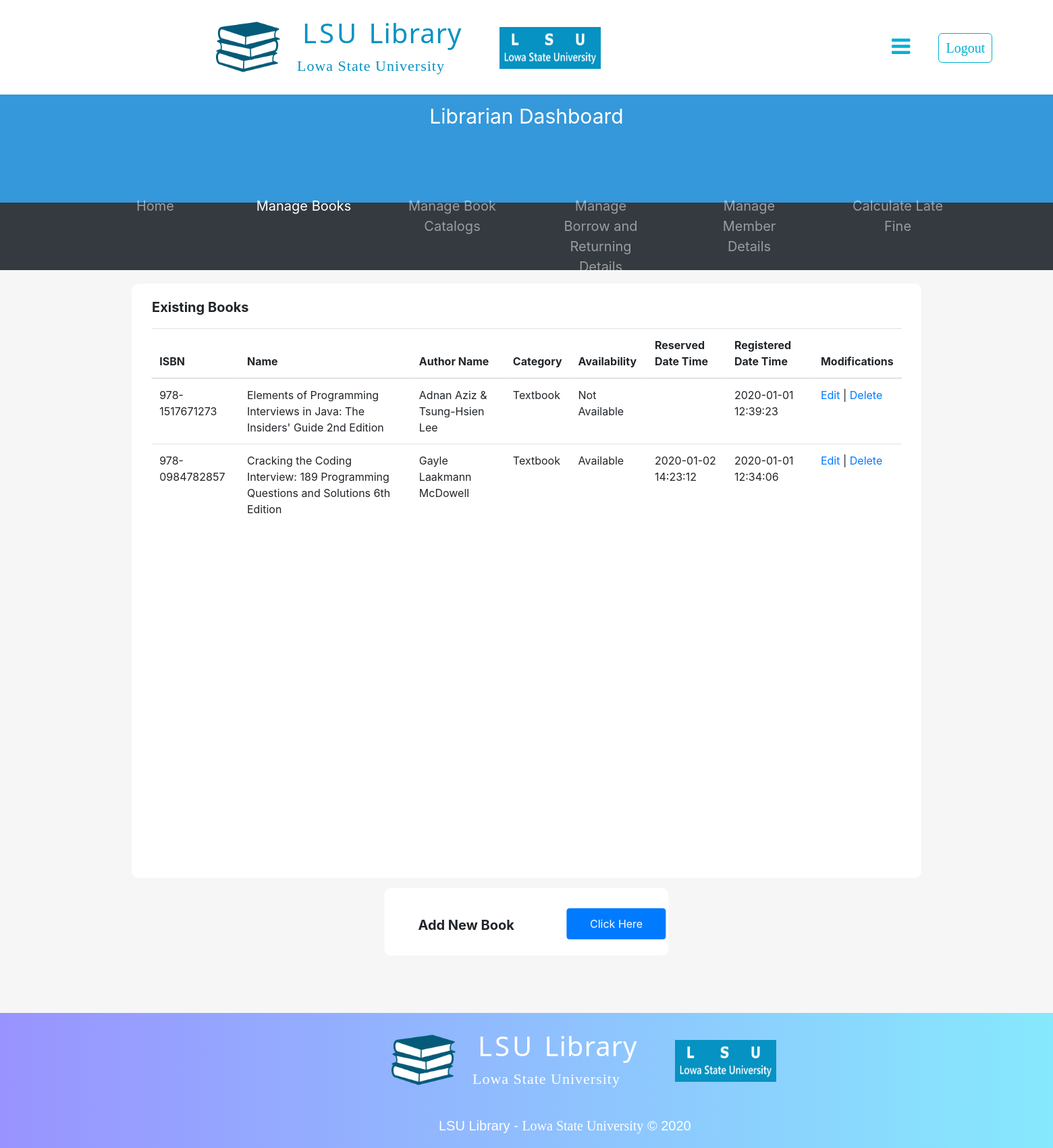
Page /librarianDashboard/1.manageBooks/manageBooks.php on the committed database.
### tables this page shows
CREATE TABLE Book(
  ISBN VARCHAR(17) NOT NULL,
  Name VARCHAR(200) NOT NULL,
  bcCategoryID INT(8) NOT NULL,
  baAvailabilityID INT(8) NOT NULL,
  ReserveDateTime DATETIME,
  RegisteredDateTime DATETIME DEFAULT CURRENT_TIMESTAMP,
  PRIMARY KEY (ISBN),
  FOREIGN KEY (bcCategoryID) REFERENCES BookCategory (CategoryID),
  FOREIGN KEY (baAvailabilityID) REFERENCES BookAvailability (AvailabilityID)
);

CREATE TABLE BookCategory(
  CategoryID INT AUTO_INCREMENT,
  Category VARCHAR(50) NOT NULL,
  PRIMARY KEY (CategoryID)
);

CREATE TABLE BookAvailability(
  AvailabilityID INT(8) AUTO_INCREMENT,
  Availability VARCHAR(15) NOT NULL,
  PRIMARY KEY (AvailabilityID)
);

CREATE TABLE BookAuthor(
  bISBN VARCHAR(17) NOT NULL,
  Author VARCHAR(50) NOT NULL,
  PRIMARY KEY (bISBN, Author),
  FOREIGN KEY (bISBN) REFERENCES Book (ISBN)
);

### librarianDashboard/1.manageBooks/manageBooks.php (the view, shortened to what this page needs)
<?php
  include_once("../../LSULibraryDBConnection.php");
        ?> <script>
<!DOCTYPE html>
<html>
  <head>
    <link rel="stylesheet" href="../../assets/css/defaultLayout.css">
    <link rel="stylesheet" href="https://cdnjs.cloudflare.com/ajax/libs/font-awesome/4.7.0/css/font-awesome.min.css">
    <link rel="stylesheet" href="../../assets/bootstrap/css/bootstrap.min.css">
  </head>
  <body>
        <div style="height: 140px; width: 100%;">
              <div id="logoSection">
                <img src="../../assets/Images/LSULibraryLogo.png" alt="LSU Library Logo" id="lsuLibraryLogoIcon">
                <h1 id="mainTitle"> LSU <span id="mainTitleSpan">Library</span> </h1>
                <p id="mainTitleSub">Lowa State University</p>
                <img src="../../assets/Images/LSUUniversityLogo.png" alt="LSU Logo" id="lsuLogoIcon">
              </div>
              <table id="navSection">
                <tr>
                  <td class="navItem" id="navItem1">
                    <a href="" data-toggle="popover" data-trigger="hover" data-placement="bottom" title="Options"
                    data-content="View Account Details" style="color: black;">
                      <i class="fa fa-bars" style="font-size: 32px;
                                                  color: #00B1D2FF;"></i> &nbsp
                    </a>
                  </td>
                  <td class="navItem" id="navItem2">
                    <a href="../logout.php">Logout</a>
                  </td>
                </tr>
              </table>
        </div>
            <div style="background-color: #3498DB;
                        width: 100%;
                        height: 160px;">
              <p style="font-size: 30px;
                        color: white;
                        text-align: center;
                        padding-top: 10px;">Librarian Dashboard</p>
              <div style="position: absolute;
                          left: 50%;
                          transform: translate(-50%,-0%);">
              </div>
            </div>
            <nav class="navbar navbar-expand-sm bg-dark navbar-dark" style="height: 100px;">
              <ul class="navbar-nav" style="text-align: center;
                                            position: absolute;
                                            left: 50%;
                                            transform: translate(-50%,-0%);
                                            font-size: 20px;">
                <li class="nav-item">
                  <a class="nav-link" href="../librarianDashboard.php">Home</a>
                </li>
                <li class="nav-item active">
                  <a class="nav-link" href="manageBooks.php">Manage Books</a>
                </li>
                <li class="nav-item">
                  <a class="nav-link" href="../2.manageBookCatalog/manageBookCatalog.php">Manage Book Catalogs</a>
                </li>
                <li class="nav-item">
                  <a class="nav-link" href="#">Manage Borrow and Returning Details</a>
                </li>
                <li class="nav-item">
                  <a class="nav-link" href="#">Manage Member Details</a>
                </li>
                <li class="nav-item">
                  <a class="nav-link" href="#">Calculate Late Fine</a>
                </li>
              </ul>
            </nav>
          <div style="width: 100%;
                      height: 1100px;
                      background-color: #F6F6F6;">
            <div style="width: 75%;
                        height: 880px;
                        background-color: #FFFFFF;
                        border-radius: 10px;
                        position: relative;
                        left: 50%;
                        transform: translateX(-50%);
                        top: 20px;">
              <p style="font-size: 20px;
                        padding-left: 30px;
                        padding-top: 20px;"><b>Existing Books</b></p>
              <div style="width: 95%;
                          height: 790px;
                          background-color: white;
                          position: absolute;
                          left: 50%;
                          transform: translateX(-50%);
                          overflow-y: scroll;">
                <?php
                  $bookDetailsSQL = "SELECT b.ISBN, b.Name, bc.Category, ba.Availability, b.ReserveDateTime, b.RegisteredDateTime FROM Book b
                                    INNER JOIN BookAvailability ba ON ba.AvailabilityID = b.baAvailabilityID
                                    INNER JOIN BookCategory bc ON bc.CategoryID = b.bcCategoryID
                                    ORDER BY RegisteredDateTime DESC;";
                  $bookDetailsResult = mysqli_query($databaseConn, $bookDetailsSQL);
                ?>
                <table class="table table-hover fixed_header" style="border-radius: 10px;">
                  <thead>
                    <tr>
                      <th> ISBN </th>
                      <th> Name </th>
                      <th> Author Name </th>
                      <th> Category </th>
                      <th> Availability </th>
                      <th> Reserved Date Time </th>
                      <th> Registered Date Time </th>
                      <th> Modifications </th>
                    </tr>
                  </thead>
                  <tbody>
                      <?php
                        while($bookDetailsRow = mysqli_fetch_array($bookDetailsResult)){
                          $ISBN = $bookDetailsRow["ISBN"];
                      ?>
                    <tr>
                      <td title="ISBN"><?php echo $ISBN ?></td>
                      <td title="Book Name"><?php echo $bookDetailsRow["Name"]; ?></td>
                        <?php
                          $bookAuthorSQL = "SELECT Author FROM BookAuthor WHERE bISBN = '$ISBN';";
                          $bookAuthorResult = mysqli_query($databaseConn, $bookAuthorSQL);
                          $bookAuthorRowCount = mysqli_num_rows($bookAuthorResult);
                          if($bookAuthorRowCount == 1){
                            while($bookAuthorRow = mysqli_fetch_array($bookAuthorResult)){
                              ?><td  title="Book Author"><?php echo $bookAuthorRow["Author"]; ?></td><?php
                            }
                          }
                          else if($bookAuthorRowCount == 2){
                            $bookAuthor = [];
                            while($bookAuthorRow = mysqli_fetch_array($bookAuthorResult)){
                              $bookAuthor[] = $bookAuthorRow["Author"];
                            }
                            ?><td  title="Book Author"><?php echo $bookAuthor[0]." & ".$bookAuthor[1]; ?></td><?php
                          }
                        ?>
                      <td title="Category"><?php echo $bookDetailsRow["Category"]; ?></td>
                      <td title="Availability"><?php echo $bookDetailsRow["Availability"]; ?></td>
                      <td title="Reserved Date Time"><?php echo $bookDetailsRow["ReserveDateTime"]; ?></td>
                      <td title="Registered Date Time"><?php echo $bookDetailsRow["RegisteredDateTime"]; ?></td>
                      <td>
                          <a href="updateBookDetails.php?isbn=<?php echo $ISBN ?>"> Edit </a>
						            | <a href="deleteBook.php?isbn=<?php echo $ISBN ?>"
                          onClick="return confirm('This book and along with connections to this book will be removed.\nAre you such you want to continue?')">
                          Delete
                        </a>
                      </td>
                    </tr>
                      <?php } ?>
                  </tbody>
                </table>
              </div>
            </div>
            <div style="width: 27%;
                        height: 100px;
                        background-color: #FFFFFF;
                        border-radius: 10px;
                        position: relative;
                        left: 50%;
                        transform: translateX(-50%);
                        top: 35px;">
              <p style="font-size: 20px;
                        padding-left: 50px;
                        padding-top: 40px;"><b>Add New Book</b></p>
              <button type="button" class="btn btn-primary" data-toggle="modal" data-target="#addBookModal"
               style="padding: 10px;
                      width: 35%;
                      position: absolute;
                      left: 270px;
                      top: 30px;">
                Click Here
              </button>
            </div>
          </div>
          <div id="footer">
            <div id="footerLogoSection">
              <img src="../../assets/images/LSULibraryLogo.png" alt="LSU Library Logo" id="lsuLibraryLogoIcon">
              <h1 id="mainTitle"> LSU <span id="mainTitleSpan">Library</span> </h1>
              <p id="mainTitleSub">Lowa State University</p>
              <img src="../../assets/images/LSUUniversityLogo.png" alt="LSU Logo" id="lsuLogoIcon">
            </div>
            <p id="footerText1Main">LSU Library - <span id="footerText1Sub">Lowa State University</span> &copy; 2020</p>
          </div>
  </body>
</html>

### assets/css/defaultLayout.css (style rules this page uses)
* { margin: 0; }
#lsuLibraryLogoIcon { height: 95px; width: 95px; position: relative; top: 122px; left: -120px; }
#logoSection { position: relative; top: -100px; left: 440px; }
#mainTitle { color: #0692c2; letter-spacing: 4px; font-family: 'Noto Sans', sans-serif; font-size: 40px; padding-top: 30px; padding-left: 8px; }
#mainTitleSpan { letter-spacing: 1px; }
#mainTitleSub { font-size: 22px; font-family: verdana; color: #0692c2; letter-spacing: 1px; }
#lsuLogoIcon { height: 62px; width: 150px; position: relative; top: -90px; left: 300px; }
#navSection { position: relative; top: -240px; left: 1280px; }
.navItem { padding-left: 20px; }
.navItem a { font-size: 25px; text-decoration: none; color: #00B1D2FF; font-family: verdana; font-size: 20px; border-style: solid; border-width: thin; border-radius: 6px; padding: 10px; }
#navItem1 a { border-color: white; transition-duration: 0.4s; }
#navItem2 a { transition-duration: 0.4s; }
#footer { background-image: linear-gradient(to right, #9993ff, #86e9fd); height: 200px; }
#footerLogoSection { position:relative; top: -100px; left: 700px; }
#footerLogoSection h1 { color: white; }
#footerLogoSection span { color: white; }
#footerLogoSection p { color: white; }
#footerText1Main { position: relative; top: -140px; left: 650px; font-family: sans-serif; font-size: 20px; color: white; }
#footerText1Sub { font-family: serif; font-size: 20px; color: white; }

### librarianDashboard/1.manageBooks/manageBooks.php (style rules this page uses)
nav li { margin-left:30px; margin-right:30px; width: 160px; }

### rows in the picture
book: ISBN "978-1517671273", Name "Elements of Programming Interviews in Java: The Insiders' Guide 2nd Edition", bookAuthor "Adnan Aziz", bookAuthor "Tsung-Hsien Lee", bcCategoryID.Category "Textbook", baAvailabilityID.Availability "Not Available", RegisteredDateTime "2020-01-01 12:39:23"
book: ISBN "978-0984782857", Name "Cracking the Coding Interview: 189 Programming Questions and Solutions 6th Edition", bcCategoryID.Category "Textbook", baAvailabilityID.Availability "Available", ReserveDateTime "2020-01-02 14:23:12", RegisteredDateTime "2020-01-01 12:34:06"
bookauthor: Author "Gayle Laakmann McDowell"
